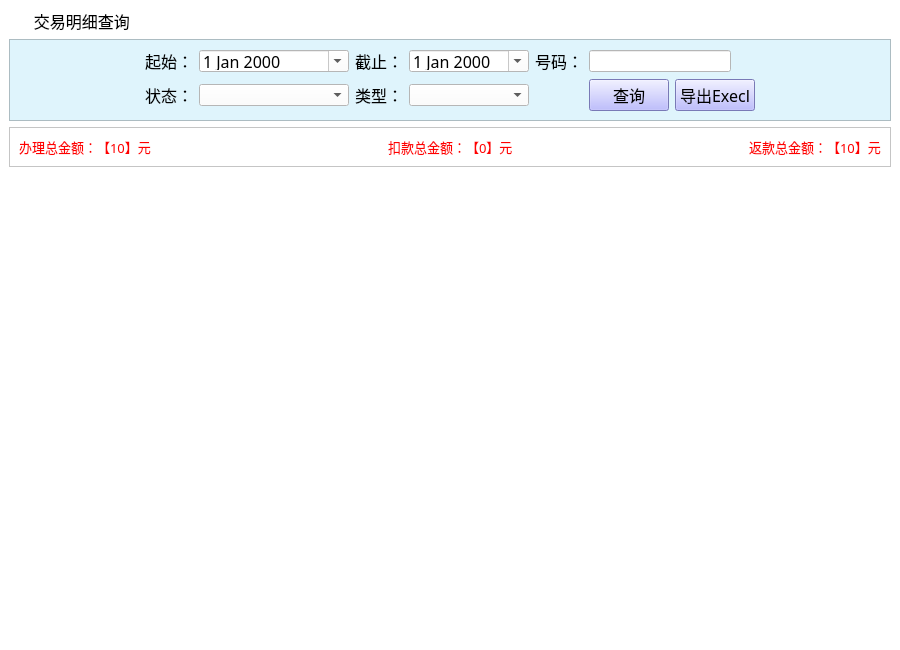
<?xml version="1.0" encoding="UTF-8"?>
<ui version="4.0">
 <class>jymx_ScrollArea</class>
 <widget class="QScrollArea" name="jymx_ScrollArea">
  <property name="geometry">
   <rect>
    <x>0</x>
    <y>0</y>
    <width>900</width>
    <height>650</height>
   </rect>
  </property>
  <property name="windowTitle">
   <string>ScrollArea</string>
  </property>
  <property name="styleSheet">
   <string notr="true">background-color: rgb(255, 255, 255);</string>
  </property>
  <property name="frameShape">
   <enum>QFrame::NoFrame</enum>
  </property>
  <property name="lineWidth">
   <number>0</number>
  </property>
  <property name="widgetResizable">
   <bool>true</bool>
  </property>
  <widget class="QWidget" name="scrollAreaWidgetContents">
   <property name="geometry">
    <rect>
     <x>0</x>
     <y>0</y>
     <width>900</width>
     <height>650</height>
    </rect>
   </property>
   <layout class="QGridLayout" name="gridLayout">
    <item row="0" column="0">
     <widget class="QLabel" name="label">
      <property name="font">
       <font>
        <family>微软雅黑</family>
        <pointsize>12</pointsize>
       </font>
      </property>
      <property name="styleSheet">
       <string notr="true">background-image: url(:/bg/images/mainframe/navigator.png);
background-repeat: no-repeat;</string>
      </property>
      <property name="text">
       <string>      交易明细查询</string>
      </property>
     </widget>
    </item>
    <item row="1" column="0">
     <widget class="QFrame" name="frame">
      <property name="styleSheet">
       <string notr="true">background-color: rgb(223, 244, 252);</string>
      </property>
      <property name="frameShape">
       <enum>QFrame::StyledPanel</enum>
      </property>
      <property name="frameShadow">
       <enum>QFrame::Raised</enum>
      </property>
      <layout class="QGridLayout" name="gridLayout_2">
       <item row="0" column="0">
        <spacer name="horizontalSpacer_5">
         <property name="orientation">
          <enum>Qt::Horizontal</enum>
         </property>
         <property name="sizeHint" stdset="0">
          <size>
           <width>101</width>
           <height>20</height>
          </size>
         </property>
        </spacer>
       </item>
       <item row="0" column="1">
        <widget class="QLabel" name="label_15">
         <property name="font">
          <font>
           <family>宋体</family>
           <pointsize>12</pointsize>
          </font>
         </property>
         <property name="text">
          <string>起始：</string>
         </property>
        </widget>
       </item>
       <item row="0" column="2">
        <widget class="QDateEdit" name="txiStartDate">
         <property name="minimumSize">
          <size>
           <width>0</width>
           <height>22</height>
          </size>
         </property>
         <property name="maximumSize">
          <size>
           <width>16777215</width>
           <height>22</height>
          </size>
         </property>
         <property name="font">
          <font>
           <family>宋体</family>
           <pointsize>12</pointsize>
          </font>
         </property>
         <property name="styleSheet">
          <string notr="true">background-color: rgb(255, 255, 255);
color: rgb(0, 0, 0);</string>
         </property>
         <property name="readOnly">
          <bool>false</bool>
         </property>
         <property name="keyboardTracking">
          <bool>true</bool>
         </property>
         <property name="calendarPopup">
          <bool>true</bool>
         </property>
        </widget>
       </item>
       <item row="0" column="3">
        <widget class="QLabel" name="label_19">
         <property name="font">
          <font>
           <family>宋体</family>
           <pointsize>12</pointsize>
          </font>
         </property>
         <property name="text">
          <string>截止：</string>
         </property>
        </widget>
       </item>
       <item row="0" column="4">
        <widget class="QDateEdit" name="txiEndDate">
         <property name="minimumSize">
          <size>
           <width>0</width>
           <height>22</height>
          </size>
         </property>
         <property name="maximumSize">
          <size>
           <width>16777215</width>
           <height>22</height>
          </size>
         </property>
         <property name="font">
          <font>
           <family>宋体</family>
           <pointsize>12</pointsize>
          </font>
         </property>
         <property name="styleSheet">
          <string notr="true">background-color: rgb(255, 255, 255);
color: rgb(0, 0, 0);</string>
         </property>
         <property name="calendarPopup">
          <bool>true</bool>
         </property>
        </widget>
       </item>
       <item row="0" column="5">
        <widget class="QLabel" name="label_17">
         <property name="font">
          <font>
           <family>宋体</family>
           <pointsize>12</pointsize>
          </font>
         </property>
         <property name="text">
          <string>号码：</string>
         </property>
        </widget>
       </item>
       <item row="0" column="6" colspan="2">
        <widget class="QLineEdit" name="txi_phone_no">
         <property name="sizePolicy">
          <sizepolicy hsizetype="Fixed" vsizetype="Fixed">
           <horstretch>0</horstretch>
           <verstretch>0</verstretch>
          </sizepolicy>
         </property>
         <property name="minimumSize">
          <size>
           <width>0</width>
           <height>22</height>
          </size>
         </property>
         <property name="maximumSize">
          <size>
           <width>16777215</width>
           <height>22</height>
          </size>
         </property>
         <property name="font">
          <font>
           <family>宋体</family>
           <pointsize>12</pointsize>
          </font>
         </property>
         <property name="styleSheet">
          <string notr="true">background-color: rgb(255, 255, 255);</string>
         </property>
         <property name="text">
          <string/>
         </property>
         <property name="maxLength">
          <number>11</number>
         </property>
        </widget>
       </item>
       <item row="0" column="8">
        <spacer name="horizontalSpacer_6">
         <property name="orientation">
          <enum>Qt::Horizontal</enum>
         </property>
         <property name="sizeHint" stdset="0">
          <size>
           <width>101</width>
           <height>20</height>
          </size>
         </property>
        </spacer>
       </item>
       <item row="1" column="0">
        <spacer name="horizontalSpacer_7">
         <property name="orientation">
          <enum>Qt::Horizontal</enum>
         </property>
         <property name="sizeHint" stdset="0">
          <size>
           <width>101</width>
           <height>21</height>
          </size>
         </property>
        </spacer>
       </item>
       <item row="1" column="1">
        <widget class="QLabel" name="label_18">
         <property name="font">
          <font>
           <family>宋体</family>
           <pointsize>12</pointsize>
          </font>
         </property>
         <property name="text">
          <string>状态：</string>
         </property>
        </widget>
       </item>
       <item row="1" column="2">
        <widget class="QComboBox" name="cbx_state">
         <property name="minimumSize">
          <size>
           <width>150</width>
           <height>22</height>
          </size>
         </property>
         <property name="maximumSize">
          <size>
           <width>16777215</width>
           <height>22</height>
          </size>
         </property>
         <property name="font">
          <font>
           <family>宋体</family>
           <pointsize>12</pointsize>
          </font>
         </property>
         <property name="styleSheet">
          <string notr="true">background-color: rgb(255, 255, 255);</string>
         </property>
        </widget>
       </item>
       <item row="1" column="3">
        <widget class="QLabel" name="label_16">
         <property name="font">
          <font>
           <family>宋体</family>
           <pointsize>12</pointsize>
          </font>
         </property>
         <property name="text">
          <string>类型：</string>
         </property>
        </widget>
       </item>
       <item row="1" column="4">
        <widget class="QComboBox" name="cbx_type">
         <property name="minimumSize">
          <size>
           <width>0</width>
           <height>22</height>
          </size>
         </property>
         <property name="maximumSize">
          <size>
           <width>16777215</width>
           <height>22</height>
          </size>
         </property>
         <property name="font">
          <font>
           <family>宋体</family>
           <pointsize>12</pointsize>
          </font>
         </property>
         <property name="styleSheet">
          <string notr="true">background-color: rgb(255, 255, 255);</string>
         </property>
        </widget>
       </item>
       <item row="1" column="6">
        <widget class="QPushButton" name="btnSearch">
         <property name="font">
          <font>
           <family>宋体</family>
           <pointsize>12</pointsize>
          </font>
         </property>
         <property name="styleSheet">
          <string notr="true">background-color: rgb(170, 170, 255);</string>
         </property>
         <property name="text">
          <string>查询</string>
         </property>
        </widget>
       </item>
       <item row="1" column="7">
        <widget class="QPushButton" name="btnExport">
         <property name="font">
          <font>
           <family>宋体</family>
           <pointsize>12</pointsize>
          </font>
         </property>
         <property name="styleSheet">
          <string notr="true">background-color: rgb(170, 170, 255);</string>
         </property>
         <property name="text">
          <string>导出Execl</string>
         </property>
        </widget>
       </item>
       <item row="1" column="8">
        <spacer name="horizontalSpacer_8">
         <property name="orientation">
          <enum>Qt::Horizontal</enum>
         </property>
         <property name="sizeHint" stdset="0">
          <size>
           <width>101</width>
           <height>21</height>
          </size>
         </property>
        </spacer>
       </item>
      </layout>
     </widget>
    </item>
    <item row="2" column="0">
     <widget class="QFrame" name="frame_2">
      <property name="frameShape">
       <enum>QFrame::StyledPanel</enum>
      </property>
      <property name="frameShadow">
       <enum>QFrame::Raised</enum>
      </property>
      <layout class="QGridLayout" name="gridLayout_3">
       <item row="0" column="0">
        <widget class="QLabel" name="txt_rpt_money">
         <property name="font">
          <font>
           <family>宋体</family>
           <pointsize>10</pointsize>
          </font>
         </property>
         <property name="styleSheet">
          <string notr="true">color: rgb(255, 0, 0);</string>
         </property>
         <property name="text">
          <string>办理总金额：【10】元</string>
         </property>
        </widget>
       </item>
       <item row="0" column="1">
        <spacer name="horizontalSpacer_10">
         <property name="orientation">
          <enum>Qt::Horizontal</enum>
         </property>
         <property name="sizeHint" stdset="0">
          <size>
           <width>167</width>
           <height>20</height>
          </size>
         </property>
        </spacer>
       </item>
       <item row="0" column="2">
        <widget class="QLabel" name="txt_rpt_charge">
         <property name="font">
          <font>
           <family>宋体</family>
           <pointsize>10</pointsize>
          </font>
         </property>
         <property name="styleSheet">
          <string notr="true">color: rgb(255, 0, 0);</string>
         </property>
         <property name="text">
          <string>扣款总金额：【0】元</string>
         </property>
         <property name="textFormat">
          <enum>Qt::RichText</enum>
         </property>
        </widget>
       </item>
       <item row="0" column="3">
        <spacer name="horizontalSpacer_11">
         <property name="orientation">
          <enum>Qt::Horizontal</enum>
         </property>
         <property name="sizeHint" stdset="0">
          <size>
           <width>166</width>
           <height>20</height>
          </size>
         </property>
        </spacer>
       </item>
       <item row="0" column="4">
        <widget class="QLabel" name="txt_rpt_return">
         <property name="font">
          <font>
           <family>宋体</family>
           <pointsize>10</pointsize>
          </font>
         </property>
         <property name="styleSheet">
          <string notr="true">color: rgb(255, 0, 0);</string>
         </property>
         <property name="text">
          <string>返款总金额：【10】元</string>
         </property>
        </widget>
       </item>
      </layout>
     </widget>
    </item>
    <item row="3" column="0">
     <widget class="QTableWidget" name="tableWidget">
      <property name="styleSheet">
       <string notr="true">color: rgb(0, 0, 0);</string>
      </property>
      <property name="frameShape">
       <enum>QFrame::NoFrame</enum>
      </property>
      <property name="gridStyle">
       <enum>Qt::SolidLine</enum>
      </property>
     </widget>
    </item>
   </layout>
  </widget>
 </widget>
 <resources/>
 <connections/>
</ui>
